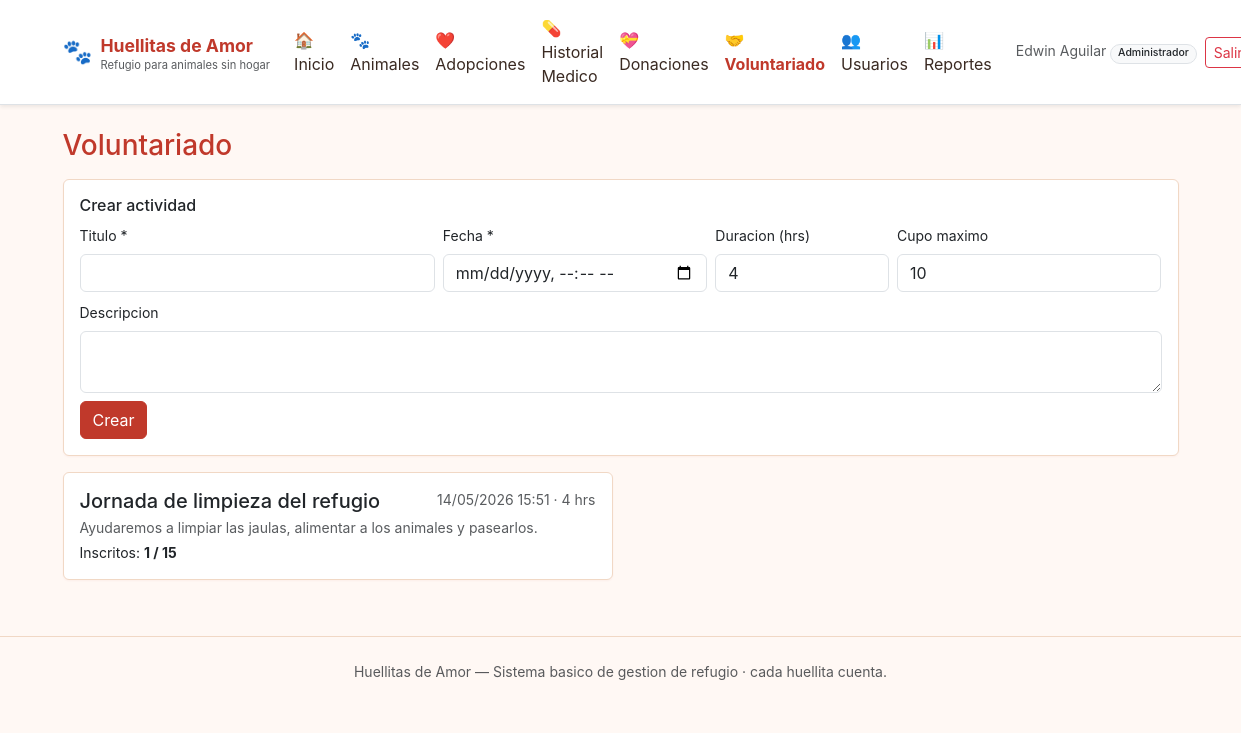
/voluntariado.php (signed in), run on the app's committed database.
### tables this page shows
CREATE TABLE `actividades` (
  `id` INT AUTO_INCREMENT PRIMARY KEY,
  `titulo` VARCHAR(150) NOT NULL,
  `descripcion` TEXT,
  `fecha` DATETIME NOT NULL,
  `duracion_horas` INT NOT NULL DEFAULT 0,
  `cupo_maximo` INT NOT NULL DEFAULT 10,
  `creado_en` DATETIME NOT NULL DEFAULT CURRENT_TIMESTAMP
);

### includes/db.php (called while the page is built)
<?php
require_once __DIR__ . '/config.php';
function db(): PDO {
    static $pdo = null;
    if ($pdo === null) {
        global $DB_HOST, $DB_PORT, $DB_NAME, $DB_USER, $DB_PASS;
        $dsn = "mysql:host={$DB_HOST};port={$DB_PORT};dbname={$DB_NAME};charset=utf8mb4";
        try {
            $pdo = new PDO($dsn, $DB_USER, $DB_PASS, [
                PDO::ATTR_ERRMODE => PDO::ERRMODE_EXCEPTION,
                PDO::ATTR_DEFAULT_FETCH_MODE => PDO::FETCH_ASSOC,
                PDO::ATTR_EMULATE_PREPARES => false,
            ]);
        } catch (PDOException $e) {
            http_response_code(500);
            die(
                "No se pudo conectar a la base de datos: "
                . htmlspecialchars($e->getMessage())
                . "<br><br>Sugerencia: importa el archivo <code>db.sql</code> desde phpMyAdmin"
                . " (crea la base <code>refujio_de_animales</code>) y verifica las credenciales en"
                . " <code>includes/config.php</code>."
            );
        }
    }
    return $pdo;
}

### includes/auth.php (called while the page is built, shortened)
<?php
function e(?string $s): string {
    return htmlspecialchars((string)$s, ENT_QUOTES, 'UTF-8');
}

### voluntariado.php (the view, shortened to what this page needs)
<?php
require_once __DIR__ . '/includes/auth.php';
require_once __DIR__ . '/includes/db.php';
$actividades = db()->query("SELECT a.*, (SELECT COUNT(*) FROM inscripciones i WHERE i.actividad_id=a.id) AS inscritos FROM actividades a ORDER BY fecha ASC")->fetchAll();
include __DIR__ . '/includes/header.php';
?>
<h3 class="text-primary mb-3">Voluntariado</h3>
<?php if ($r === 'admin'): ?>
<div class="card p-3 mb-3">
  <h6>Crear actividad</h6>
  <form method="post" class="row g-2">
    <div class="col-md-4">
      <label class="form-label small">Titulo *</label>
      <input class="form-control" name="titulo" required>
    </div>
    <div class="col-md-3">
      <label class="form-label small">Fecha *</label>
      <input class="form-control" type="datetime-local" name="fecha" required>
    </div>
    <div class="col-md-2">
      <label class="form-label small">Duracion (hrs)</label>
      <input class="form-control" type="number" min="0" name="duracion_horas" value="4">
    </div>
    <div class="col-md-3">
      <label class="form-label small">Cupo maximo</label>
      <input class="form-control" type="number" min="1" name="cupo_maximo" value="10">
    </div>
    <div class="col-12">
      <label class="form-label small">Descripcion</label>
      <textarea class="form-control" name="descripcion" rows="2"></textarea>
    </div>
    <div class="col-12">
      <button class="btn btn-primary">Crear</button>
    </div>
  </form>
</div>
<?php endif; ?>
<div class="row g-3">
<?php foreach ($actividades as $a):
?>
  <div class="col-md-6">
    <div class="card p-3 h-100">
      <div class="d-flex justify-content-between">
        <h5 class="mb-0"><?= e($a['titulo']) ?></h5>
        <small class="text-muted"><?= e(date('d/m/Y H:i', strtotime($a['fecha']))) ?> · <?= (int)$a['duracion_horas'] ?> hrs</small>
      </div>
      <p class="small mt-1 mb-1 text-muted"><?= e($a['descripcion']) ?></p>
      <small>Inscritos: <strong><?= (int)$a['inscritos'] ?> / <?= (int)$a['cupo_maximo'] ?></strong></small>
    </div>
  </div>
<?php endforeach; ?>
</div>
<?php include __DIR__ . '/includes/footer.php'; ?>

### assets/style.css (style rules this page uses)
:root { --primary: #c0392b; --primary-dark: #a32d20; --primary-light: #fdecea; --warm-bg: #fff8f4; --warm-border: #f1d8c5; --text: #3a2a22; --muted: #8b6c5e; }
body { background: var(--warm-bg); color: var(--text); font-family: -apple-system, BlinkMacSystemFont, "Segoe UI", Roboto, "Helvetica Neue", sans-serif; }
.card { border: 1px solid var(--warm-border); box-shadow: 0 1px 2px rgba(192,57,43,.05); transition: transform .15s ease, box-shadow .15s ease; }
.btn-primary { background: var(--primary); border-color: var(--primary); }
.text-primary { color: var(--primary) !important; }

### data on the page
actividades: titulo "Jornada de limpieza del refugio", fecha "14/05/2026 15:51", duracion_horas "4", descripcion "Ayudaremos a limpiar las jaulas, alimentar a los animales y pasearlos.", inscritos "1", cupo_maximo "15"

### other printed values
$APP_NAME "Huellitas de Amor"
$APP_LEMA "Refugio para animales sin hogar"
$lk[0] "🏠"
$lk[1] "Inicio"
$lk[0] "🐾"
$lk[1] "Animales"
$lk[0] "❤️"
$lk[1] "Adopciones"
$lk[0] "💊"
$lk[1] "Historial Medico"
$lk[0] "💝"
$lk[1] "Donaciones"
$lk[0] "🤝"
$lk[1] "Voluntariado"
$lk[0] "👥"
